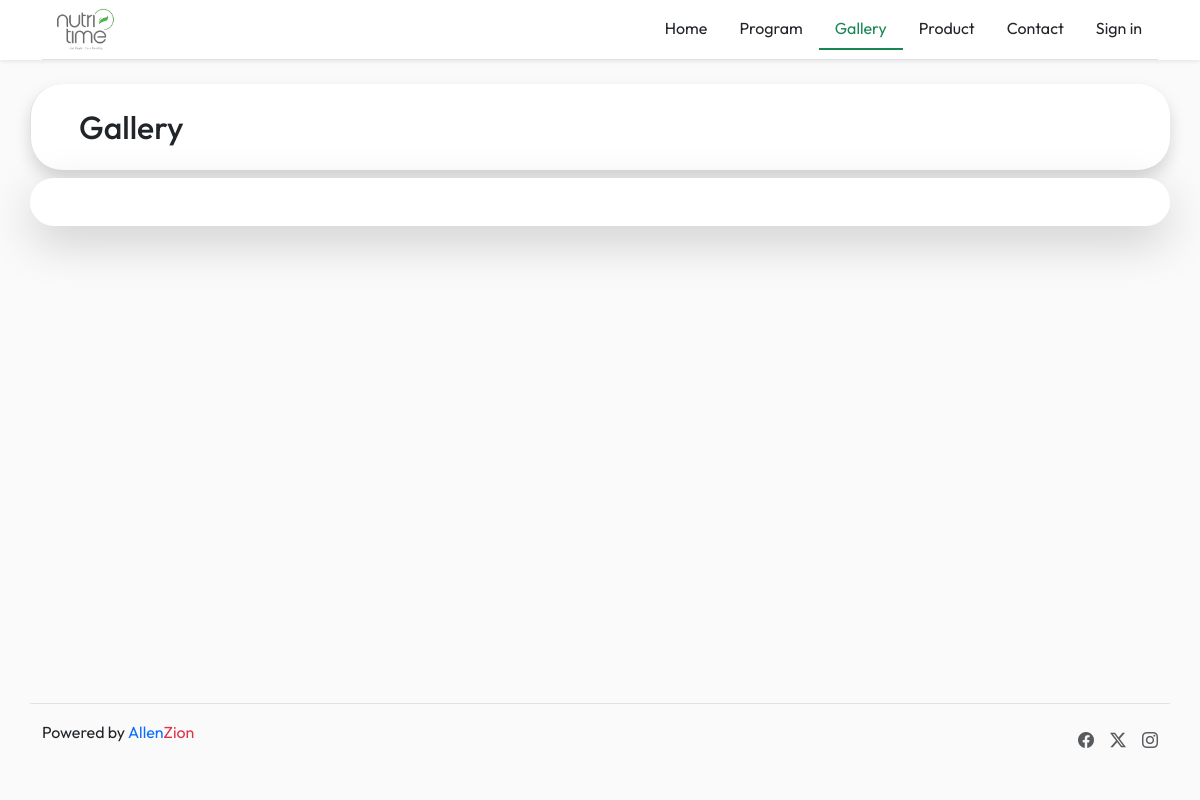
/User/pages/gallery.php, run on an earlier commit of the app's database.
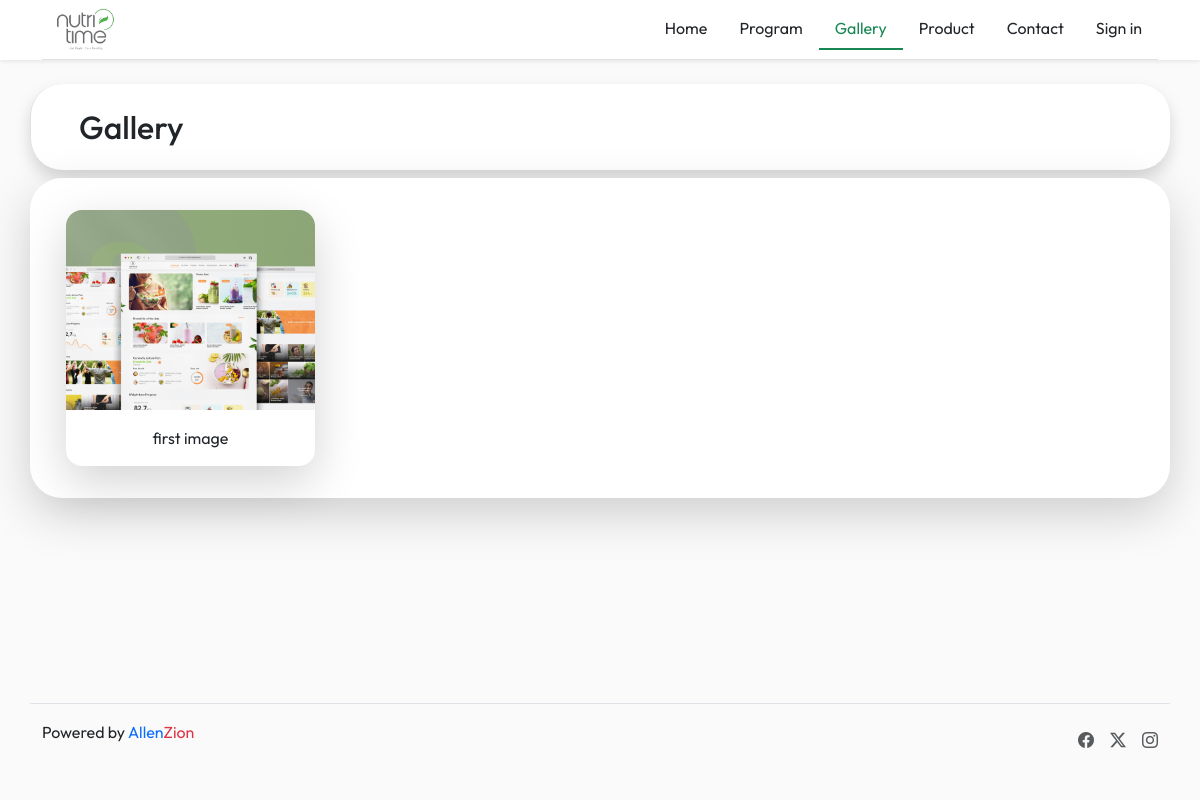
And on a later commit of the database.
### tables this page shows
CREATE TABLE `gallery` (
  `gallery_id` int(11) NOT NULL,
  `gallery_dis` varchar(100) NOT NULL,
  `gallery_img` varchar(100) NOT NULL
);

### User/pages/gallery.php (the view, shortened to what this page needs)
<?php
 include './connect.php';
?>
<!DOCTYPE html>
<html lang="en">
<head>
  <link rel="stylesheet" href="../css/style.css">
  <link rel="stylesheet" href="https://cdn.jsdelivr.net/npm/bootstrap@5.3.2/dist/css/bootstrap.min.css">
  <link rel="stylesheet" href="https://cdn.jsdelivr.net/npm/bootstrap-icons@1.11.3/font/bootstrap-icons.min.css">
  <link rel="stylesheet" href="https://cdnjs.cloudflare.com/ajax/libs/font-awesome/5.15.3/css/all.min.css">
</head>
<body>
  <div class="container-fluid bg-white shadow-sm">
    <div class="container">
      <header class="d-flex flex-wrap justify-content-center py-2 mb-4 border-bottom">
        <a href="/" class="d-flex align-items-center mb-3 mb-md-0 me-md-auto link-body-emphasis text-decoration-none">
          <img src="../images/icon.png" class="icon1 me-2" width="90"></a>
        <ul class="nav">
          <li class="nav-item"><a href="../../index.html" class="nav-link text-dark">Home</a></li>
          <li class="nav-item"><a href="./program.php" class="nav-link text-dark">Program</a></li>
          <li class="nav-item"><a href="./gallery.php"class="nav-link text-success border-bottom border-2 border-success text-success">Gallery</a></li>
          <li class="nav-item"><a href="./product.php" class="nav-link text-dark">Product</a></li>
          <li class="nav-item"><a href="./contact.php" class="nav-link text-dark">Contact</a></li>
          <li class="nav-item"><a href="./login.php" class="nav-link text-dark">Sign in</a></li>
        </ul>
      </header>
    </div>
  </div>
  <div class="container">
    <div class="row">
      <div class="h2 py-4 px-5 border-start bg-white rounded-5 shadow">Gallery</div>
      <div class="card border-0 shadow-lg rounded-5">
        <div class="row text-center p-4">
        <?php
        $sql=mysqli_query($conn,"SELECT * FROM gallery ORDER BY gallery_id ");
        while($row=mysqli_fetch_assoc($sql))
        {
            $gal_name=$row['gallery_dis'];
            $gal_img=$row['gallery_img'];
        ?>
          <div class="col-lg-3 col-md col-sm-6 col my-2">
            <div class="card rounded-4 shadow-lg d-flex flex-column border-0 h-100" style="height: 200px; object-fit: cover; border-radius: 20px 20px 0px 0px">
              <img src="../../Admin/images/gallery/<?php echo $gal_img; ?>" class="rounded-top-4" alt="..." style="height: 200px; object-fit: cover; border-radius: 20px 20px 0px 0px">
              <div class="card-body">
                <p class="card-text"><?php echo $gal_name; ?></p>
              </div>
            </div>
          </div>
          <?php
        }
        ?>
        </div>
      </div>
    </div>
  </div>
    <footer class="d-flex container fixed-bottom flex-wrap justify-content-between align-items-center py-3 my-4 border-top">
      <div class="col-md-4 d-flex align-items-center">
      <p>Powered by <a href="https://allenzion.com/" class="text-decoration-none">Allen<span class="text-danger">Zion</span></a></p>
      </div>
      <ul class="nav col-md-4 justify-content-end list-unstyled d-flex">
        <li class="ms-3"><a class="text-body-secondary" href="#"><i class="bi bi-facebook" width="24" height="24"></i></a></li>
        <li class="ms-3"><a class="text-body-secondary" href="#"><i class="bi bi-twitter-x" width="24" height="24"></i></a></li>
        <li class="ms-3"><a class="text-body-secondary" target="_blank" href="https://www.instagram.com/nutritimenutritionclub/"><i class="bi bi-instagram" width="24" height="24"></i></a></li>
      </ul>
    </footer>
</body>
</html>

What changed in the data, as far as the page shows it:
added gallery: gallery_img (picture), gallery_dis "first image"
